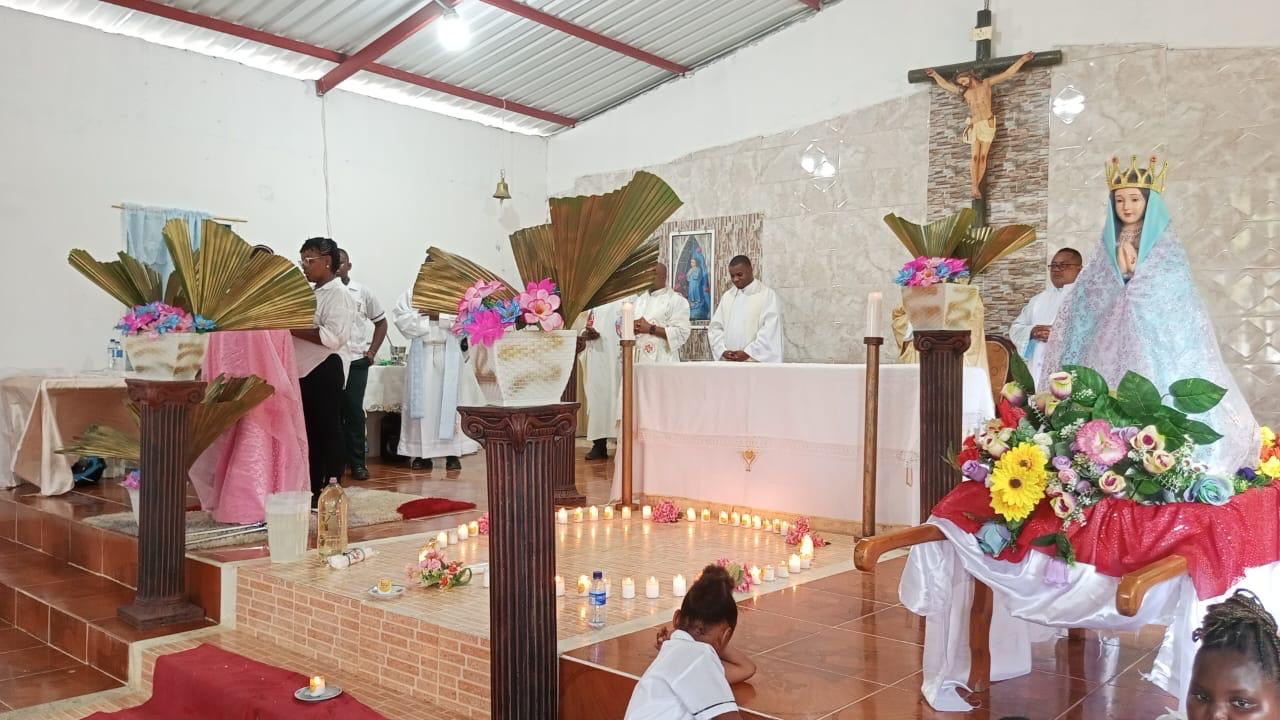
#> input picture fundacion-creo/mision-navidad-2026/fotos/altar-velas.jpg, 1280 x 720 px; its folder holds only this picture in this run
$ python blur.py
#> lines starting #> are read from the running program, lines starting #| are printed output that depends on the picture
# Genera fondos desenfocados y teñidos para rellenar el formato vertical 9:16
from PIL import Image, ImageFilter, ImageEnhance
import glob, os
os.makedirs("fotos/blur", exist_ok=True)
for p in glob.glob("fotos/*.jpg"):
    im = Image.open(p).convert("RGB")
#> im is the input picture: PIL image 1280x720 RGB; mean R, G, B 173.2, 152.3, 142.5
    W, H = 540, 960
    s = max(W / im.width, H / im.height)
#> s = 1.33
    im = im.resize((int(im.width * s) + 1, int(im.height * s) + 1), Image.LANCZOS)
#> im: PIL image 1707x961 RGB
    l, t = (im.width - W) // 2, (im.height - H) // 2
#> l = 583; t = 0
    im = im.crop((l, t, l + W, t + H)).filter(ImageFilter.GaussianBlur(28))
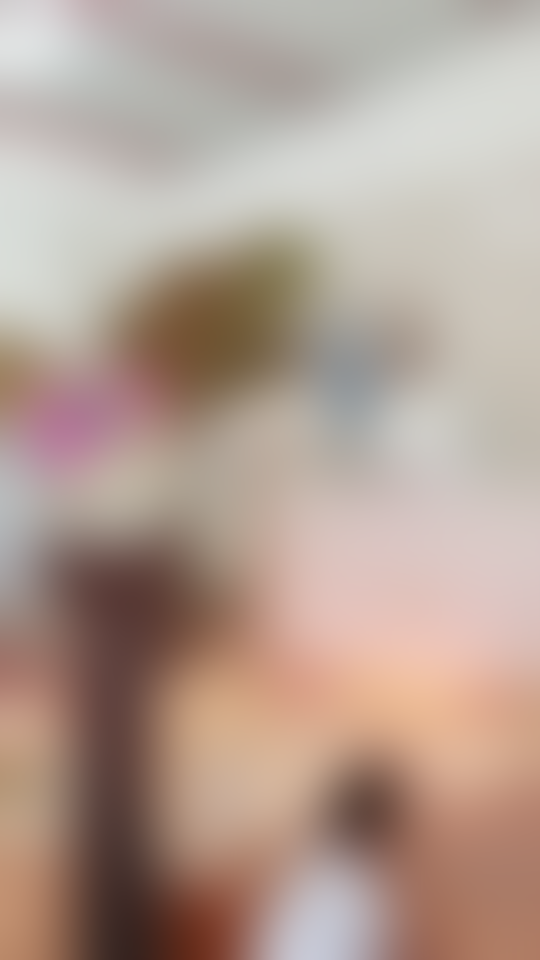
#> im: PIL image 540x960 RGB; mean R, G, B 179.4, 159.3, 148
    im = ImageEnhance.Color(im).enhance(1.2)
    im.save("fotos/blur/" + os.path.basename(p), quality=90)

$ run again, on fundacion-creo/mision-navidad-2026/fotos/ninos-altar.jpg
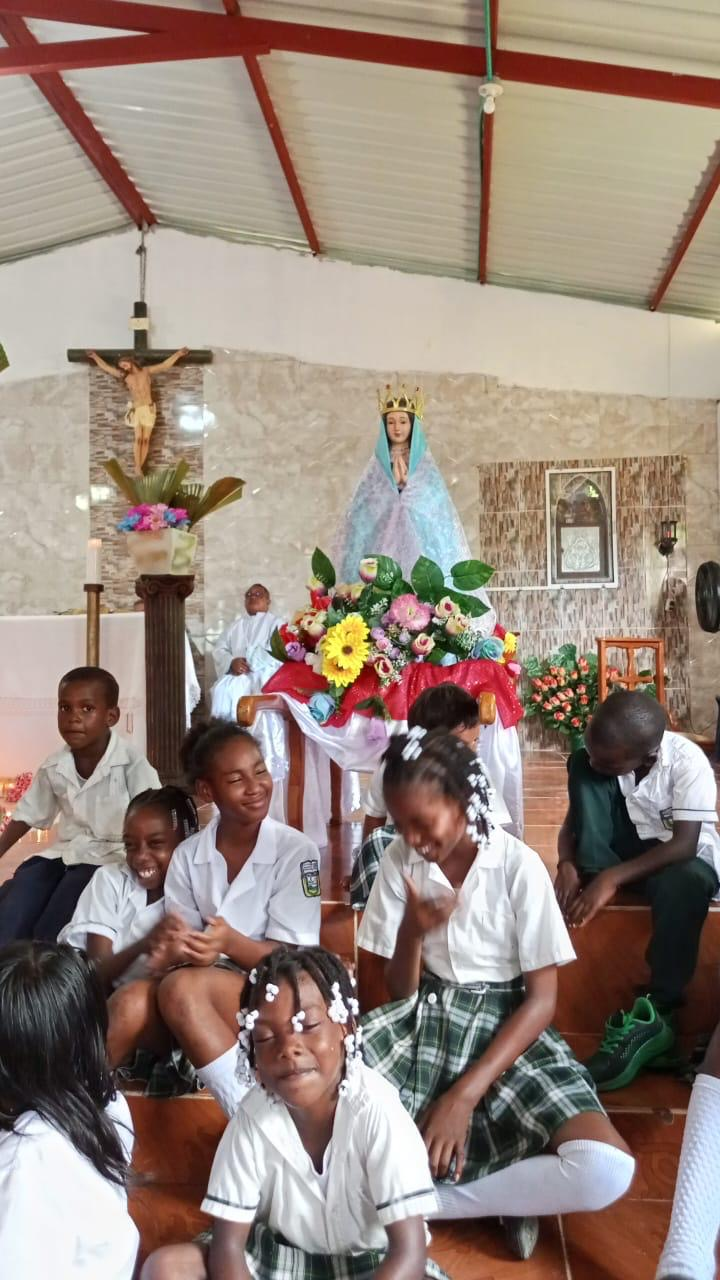
#> input picture fundacion-creo/mision-navidad-2026/fotos/ninos-altar.jpg, 720 x 1280 px
#> im is the input picture: PIL image 720x1280 RGB; mean R, G, B 151.9, 135.2, 124.7
#> `im = im.crop((l, t, l + W, t + H)).filter(ImageFilter.GaussianBlur(28))`:
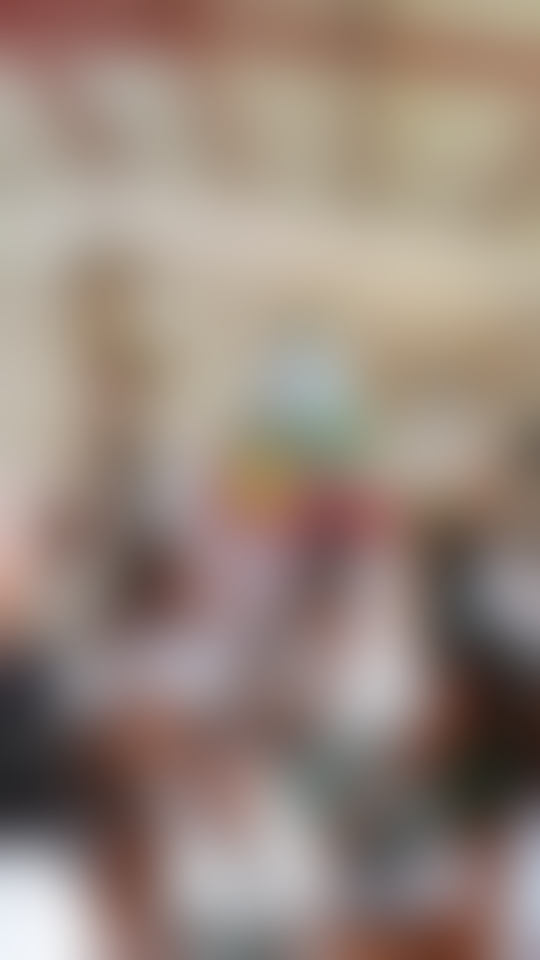
#> im: PIL image 540x960 RGB; mean R, G, B 151.9, 135.3, 124.8

$ run again, on fundacion-creo/mision-navidad-2026/fotos/parroquia-fachada.jpg
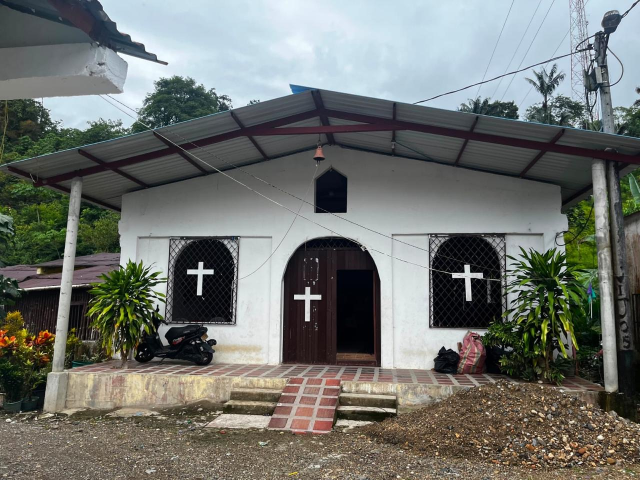
#> input picture fundacion-creo/mision-navidad-2026/fotos/parroquia-fachada.jpg, 1280 x 960 px (shown at 1/2 size)
#> im is the input picture: PIL image 1280x960 RGB; mean R, G, B 112.1, 114.9, 110.3
#> `im = im.resize((int(im.width * s) + 1, int(im.height * s) + 1), Image...`:
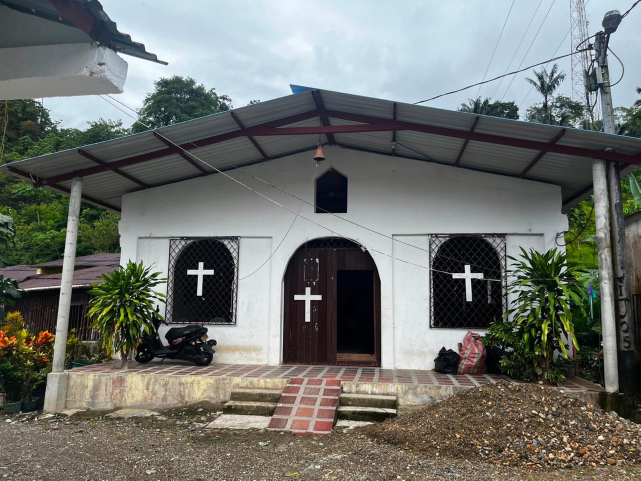
#> im: PIL image 1281x961 RGB (shown at 1/2 size); mean R, G, B 112.1, 114.9, 110.3
#> `im = im.crop((l, t, l + W, t + H)).filter(ImageFilter.GaussianBlur(28))`:
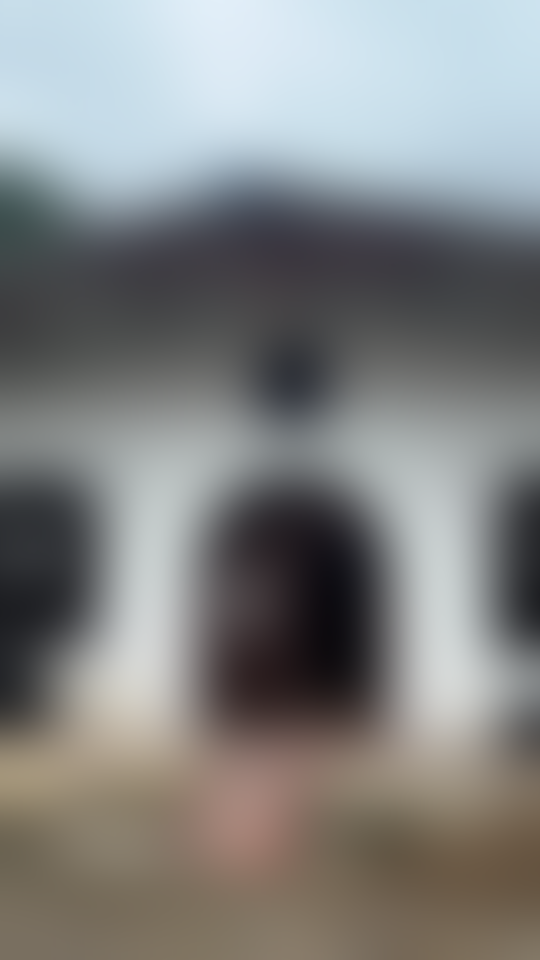
#> im: PIL image 540x960 RGB; mean R, G, B 129.6, 130.9, 130.4

$ run again, on fundacion-creo/mision-navidad-2026/fotos/procesion-pancartas.jpg
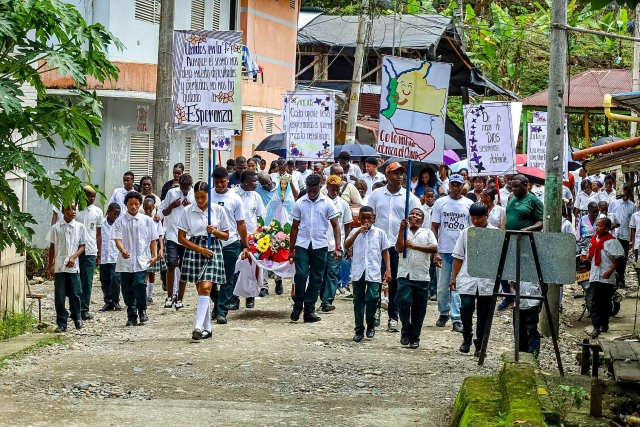
#> input picture fundacion-creo/mision-navidad-2026/fotos/procesion-pancartas.jpg, 1280 x 853 px (shown at 1/2 size)
#> im is the input picture: PIL image 1280x853 RGB; mean R, G, B 125.5, 128, 114.2
#> `im = im.resize((int(im.width * s) + 1, int(im.height * s) + 1), Image...`:
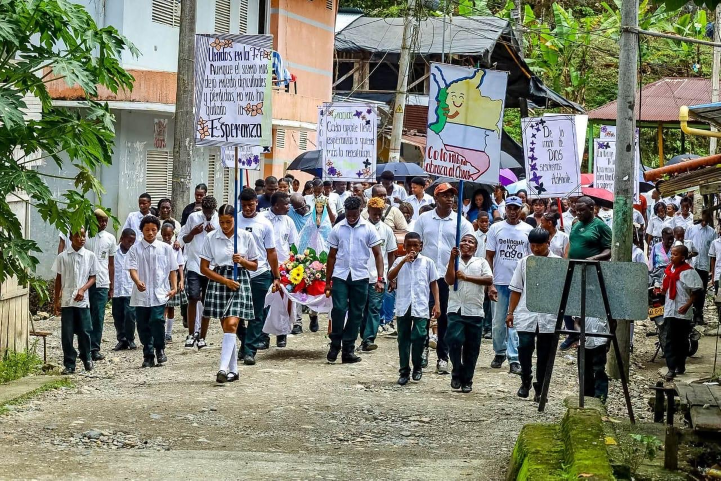
#> im: PIL image 1441x961 RGB (shown at 1/2 size); mean R, G, B 125.5, 128, 114.2
#> `im = im.crop((l, t, l + W, t + H)).filter(ImageFilter.GaussianBlur(28))`:
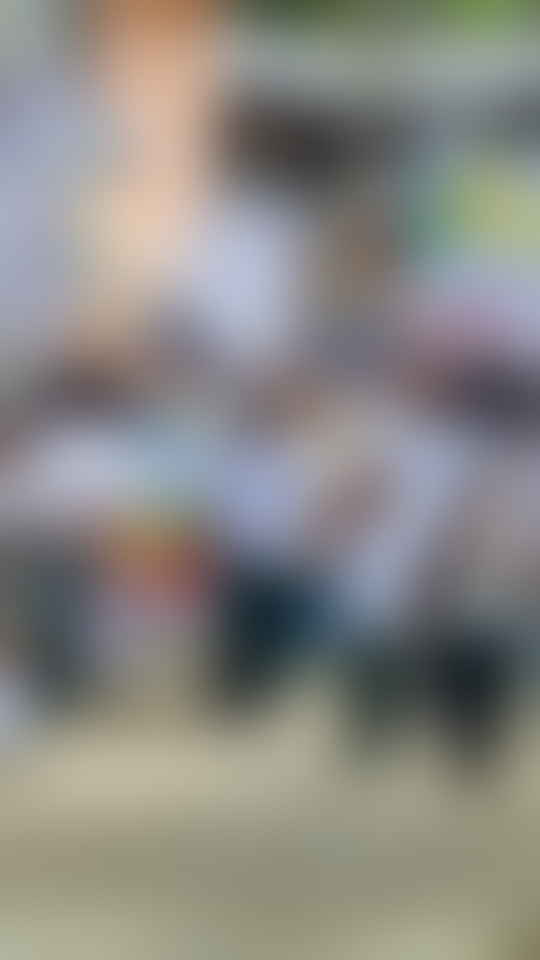
#> im: PIL image 540x960 RGB; mean R, G, B 138, 136.6, 132.1

$ run again, on fundacion-creo/mision-navidad-2026/fotos/banda-musica.jpg
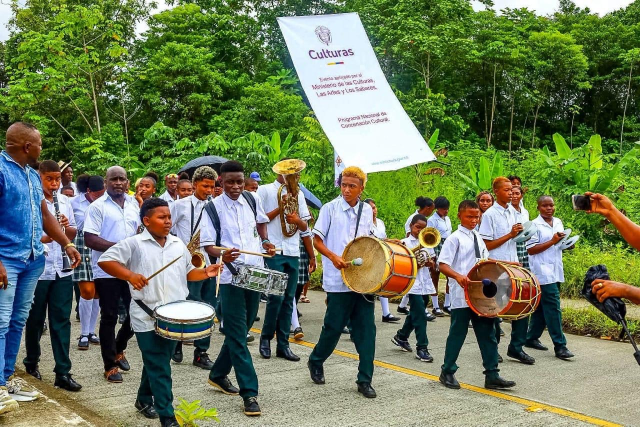
#> input picture fundacion-creo/mision-navidad-2026/fotos/banda-musica.jpg, 1280 x 853 px (shown at 1/2 size)
#> im is the input picture: PIL image 1280x853 RGB; mean R, G, B 110.1, 122.6, 90.1
#> `im = im.resize((int(im.width * s) + 1, int(im.height * s) + 1), Image...`:
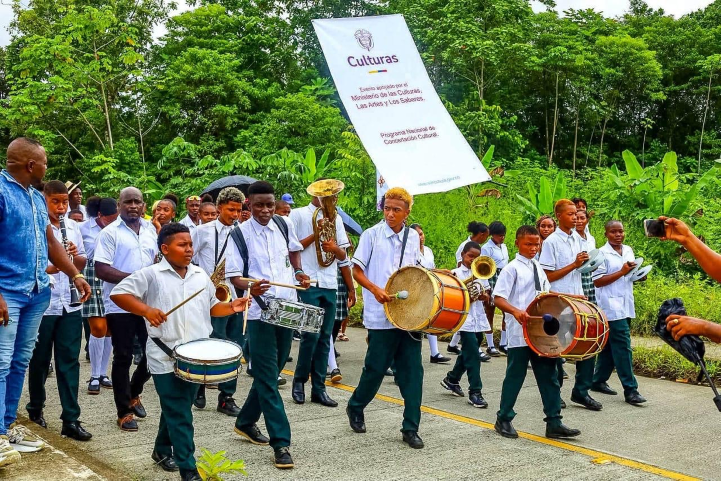
#> im: PIL image 1441x961 RGB (shown at 1/2 size); mean R, G, B 110.1, 122.6, 90.3
#> `im = im.crop((l, t, l + W, t + H)).filter(ImageFilter.GaussianBlur(28))`:
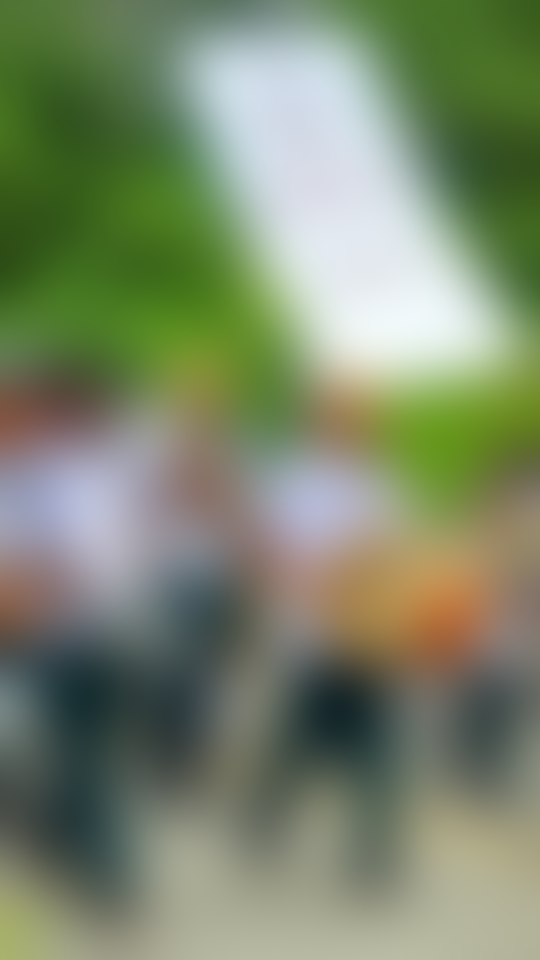
#> im: PIL image 540x960 RGB; mean R, G, B 123.7, 135.7, 108.1
